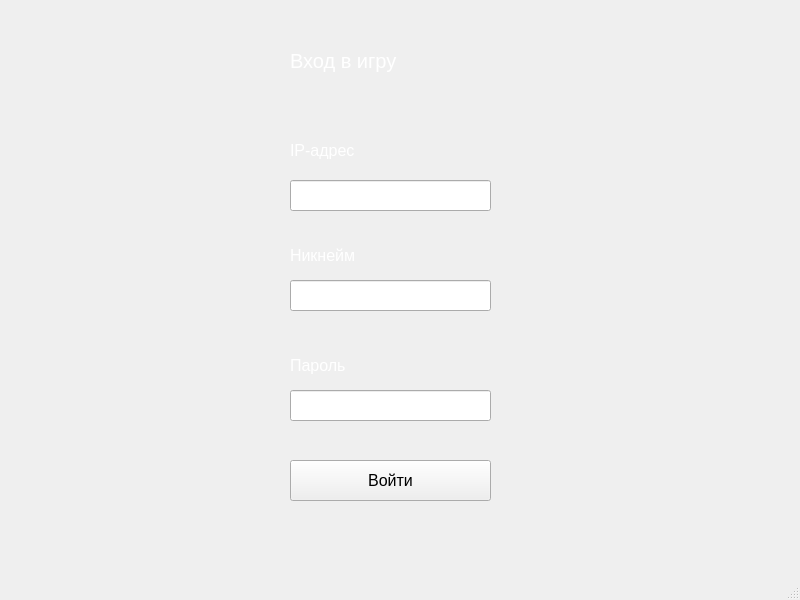
<?xml version="1.0" encoding="UTF-8"?>
<ui version="4.0">
 <class>MainWindow</class>
 <widget class="QMainWindow" name="MainWindow">
  <property name="geometry">
   <rect>
    <x>0</x>
    <y>0</y>
    <width>800</width>
    <height>600</height>
   </rect>
  </property>
  <property name="windowTitle">
   <string>MainWindow</string>
  </property>
  <widget class="QWidget" name="centralwidget">
   <widget class="QLabel" name="label">
    <property name="geometry">
     <rect>
      <x>0</x>
      <y>0</y>
      <width>801</width>
      <height>571</height>
     </rect>
    </property>
    <property name="styleSheet">
     <string notr="true">background-image: url(:/bg/background.jpg);</string>
    </property>
    <property name="text">
     <string/>
    </property>
   </widget>
   <widget class="QLabel" name="label_4">
    <property name="geometry">
     <rect>
      <x>290</x>
      <y>340</y>
      <width>201</width>
      <height>51</height>
     </rect>
    </property>
    <property name="font">
     <font>
      <pointsize>12</pointsize>
     </font>
    </property>
    <property name="styleSheet">
     <string notr="true">color: rgb(255, 255, 255);</string>
    </property>
    <property name="text">
     <string>Пароль</string>
    </property>
   </widget>
   <widget class="QLabel" name="label_3">
    <property name="geometry">
     <rect>
      <x>290</x>
      <y>20</y>
      <width>211</width>
      <height>81</height>
     </rect>
    </property>
    <property name="font">
     <font>
      <pointsize>15</pointsize>
     </font>
    </property>
    <property name="styleSheet">
     <string notr="true">color: rgb(255, 255, 255);</string>
    </property>
    <property name="text">
     <string>Вход в игру</string>
    </property>
   </widget>
   <widget class="QLineEdit" name="lineEdit">
    <property name="geometry">
     <rect>
      <x>290</x>
      <y>180</y>
      <width>201</width>
      <height>31</height>
     </rect>
    </property>
   </widget>
   <widget class="QLabel" name="label_2">
    <property name="geometry">
     <rect>
      <x>290</x>
      <y>230</y>
      <width>201</width>
      <height>51</height>
     </rect>
    </property>
    <property name="font">
     <font>
      <pointsize>12</pointsize>
     </font>
    </property>
    <property name="styleSheet">
     <string notr="true">color: rgb(255, 255, 255);</string>
    </property>
    <property name="text">
     <string>Никнейм</string>
    </property>
   </widget>
   <widget class="QLineEdit" name="lineEdit_2">
    <property name="geometry">
     <rect>
      <x>290</x>
      <y>280</y>
      <width>201</width>
      <height>31</height>
     </rect>
    </property>
   </widget>
   <widget class="QLabel" name="label_5">
    <property name="geometry">
     <rect>
      <x>290</x>
      <y>120</y>
      <width>201</width>
      <height>61</height>
     </rect>
    </property>
    <property name="font">
     <font>
      <pointsize>12</pointsize>
     </font>
    </property>
    <property name="styleSheet">
     <string notr="true">color: rgb(255, 255, 255);</string>
    </property>
    <property name="text">
     <string>IP-адрес</string>
    </property>
   </widget>
   <widget class="QPushButton" name="pushButton">
    <property name="geometry">
     <rect>
      <x>290</x>
      <y>460</y>
      <width>201</width>
      <height>41</height>
     </rect>
    </property>
    <property name="font">
     <font>
      <pointsize>12</pointsize>
     </font>
    </property>
    <property name="text">
     <string>Войти</string>
    </property>
   </widget>
   <widget class="QLineEdit" name="lineEdit_3">
    <property name="geometry">
     <rect>
      <x>290</x>
      <y>390</y>
      <width>201</width>
      <height>31</height>
     </rect>
    </property>
   </widget>
  </widget>
  <widget class="QMenuBar" name="menubar">
   <property name="geometry">
    <rect>
     <x>0</x>
     <y>0</y>
     <width>800</width>
     <height>26</height>
    </rect>
   </property>
  </widget>
  <widget class="QStatusBar" name="statusbar"/>
 </widget>
 <resources>
  <include location="1.qrc"/>
 </resources>
 <connections/>
</ui>
